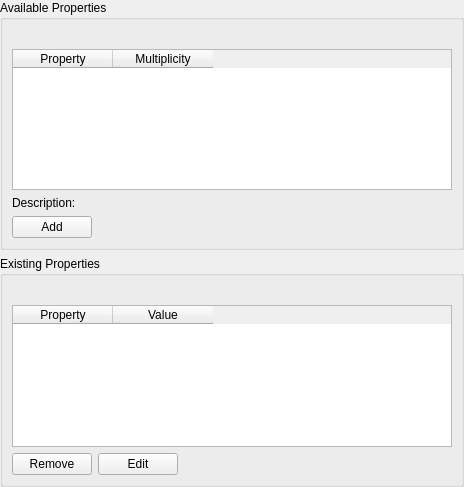
<?xml version="1.0" encoding="UTF-8"?>
<ui version="4.0">
 <class>CreateFeaturePropertiesPage</class>
 <widget class="QWidget" name="CreateFeaturePropertiesPage">
  <property name="geometry">
   <rect>
    <x>0</x>
    <y>0</y>
    <width>464</width>
    <height>487</height>
   </rect>
  </property>
  <property name="windowTitle">
   <string>Form</string>
  </property>
  <layout class="QVBoxLayout" name="verticalLayout">
   <property name="margin">
    <number>0</number>
   </property>
   <item>
    <widget class="QGroupBox" name="available_properties_group_box">
     <property name="sizePolicy">
      <sizepolicy hsizetype="Preferred" vsizetype="Expanding">
       <horstretch>0</horstretch>
       <verstretch>0</verstretch>
      </sizepolicy>
     </property>
     <property name="title">
      <string>Available Properties</string>
     </property>
     <layout class="QVBoxLayout" name="verticalLayout_3">
      <item>
       <widget class="QLabel" name="available_properties_label">
        <property name="text">
         <string/>
        </property>
       </widget>
      </item>
      <item>
       <layout class="QVBoxLayout" name="available_properties_layout">
        <item>
         <widget class="QTableWidget" name="available_properties_table_widget">
          <property name="sizePolicy">
           <sizepolicy hsizetype="Expanding" vsizetype="Expanding">
            <horstretch>0</horstretch>
            <verstretch>0</verstretch>
           </sizepolicy>
          </property>
          <property name="selectionMode">
           <enum>QAbstractItemView::SingleSelection</enum>
          </property>
          <property name="selectionBehavior">
           <enum>QAbstractItemView::SelectRows</enum>
          </property>
          <property name="verticalScrollMode">
           <enum>QAbstractItemView::ScrollPerPixel</enum>
          </property>
          <property name="horizontalScrollMode">
           <enum>QAbstractItemView::ScrollPerPixel</enum>
          </property>
          <attribute name="horizontalHeaderHighlightSections">
           <bool>false</bool>
          </attribute>
          <attribute name="horizontalHeaderStretchLastSection">
           <bool>false</bool>
          </attribute>
          <attribute name="verticalHeaderVisible">
           <bool>false</bool>
          </attribute>
          <column>
           <property name="text">
            <string>Property</string>
           </property>
          </column>
          <column>
           <property name="text">
            <string>Multiplicity</string>
           </property>
          </column>
         </widget>
        </item>
        <item>
         <widget class="QWidget" name="property_description_widget" native="true">
          <layout class="QHBoxLayout" name="property_description_layout">
           <property name="margin">
            <number>0</number>
           </property>
           <item>
            <widget class="QLabel" name="property_description_label">
             <property name="text">
              <string>Description:</string>
             </property>
            </widget>
           </item>
           <item>
            <widget class="QWidget" name="property_description_placeholder_widget" native="true"/>
           </item>
          </layout>
         </widget>
        </item>
        <item>
         <layout class="QHBoxLayout" name="add_property_layout">
          <item>
           <widget class="QPushButton" name="add_property_button">
            <property name="text">
             <string>Add</string>
            </property>
            <property name="icon">
             <iconset resource="../qt-resources/qt_widgets.qrc">
              <normaloff>:/tango_list_add_16.png</normaloff>:/tango_list_add_16.png</iconset>
            </property>
           </widget>
          </item>
          <item>
           <spacer name="add_property_spacer">
            <property name="orientation">
             <enum>Qt::Horizontal</enum>
            </property>
            <property name="sizeHint" stdset="0">
             <size>
              <width>40</width>
              <height>20</height>
             </size>
            </property>
           </spacer>
          </item>
         </layout>
        </item>
       </layout>
      </item>
     </layout>
    </widget>
   </item>
   <item>
    <widget class="QGroupBox" name="existing_properties_group_box">
     <property name="title">
      <string>Existing Properties</string>
     </property>
     <layout class="QVBoxLayout" name="verticalLayout_4">
      <item>
       <widget class="QLabel" name="existing_properties_label">
        <property name="text">
         <string/>
        </property>
       </widget>
      </item>
      <item>
       <layout class="QVBoxLayout" name="existing_properties_layout">
        <item>
         <widget class="QTableWidget" name="existing_properties_table_widget">
          <property name="sizePolicy">
           <sizepolicy hsizetype="Expanding" vsizetype="Preferred">
            <horstretch>0</horstretch>
            <verstretch>0</verstretch>
           </sizepolicy>
          </property>
          <property name="selectionMode">
           <enum>QAbstractItemView::SingleSelection</enum>
          </property>
          <property name="selectionBehavior">
           <enum>QAbstractItemView::SelectRows</enum>
          </property>
          <property name="verticalScrollMode">
           <enum>QAbstractItemView::ScrollPerPixel</enum>
          </property>
          <property name="horizontalScrollMode">
           <enum>QAbstractItemView::ScrollPerPixel</enum>
          </property>
          <attribute name="horizontalHeaderHighlightSections">
           <bool>false</bool>
          </attribute>
          <attribute name="horizontalHeaderStretchLastSection">
           <bool>false</bool>
          </attribute>
          <attribute name="verticalHeaderVisible">
           <bool>false</bool>
          </attribute>
          <column>
           <property name="text">
            <string>Property</string>
           </property>
          </column>
          <column>
           <property name="text">
            <string>Value</string>
           </property>
          </column>
         </widget>
        </item>
        <item>
         <layout class="QHBoxLayout" name="existing_properties_buttons_layout">
          <item>
           <widget class="QPushButton" name="remove_property_button">
            <property name="text">
             <string>Remove</string>
            </property>
            <property name="icon">
             <iconset resource="../qt-resources/qt_widgets.qrc">
              <normaloff>:/tango_list_remove_16.png</normaloff>:/tango_list_remove_16.png</iconset>
            </property>
           </widget>
          </item>
          <item>
           <widget class="QPushButton" name="edit_property_button">
            <property name="sizePolicy">
             <sizepolicy hsizetype="Preferred" vsizetype="Preferred">
              <horstretch>0</horstretch>
              <verstretch>0</verstretch>
             </sizepolicy>
            </property>
            <property name="text">
             <string>Edit</string>
            </property>
           </widget>
          </item>
          <item>
           <spacer name="existing_properties_buttons_spacer">
            <property name="orientation">
             <enum>Qt::Horizontal</enum>
            </property>
            <property name="sizeHint" stdset="0">
             <size>
              <width>40</width>
              <height>20</height>
             </size>
            </property>
           </spacer>
          </item>
         </layout>
        </item>
       </layout>
      </item>
     </layout>
    </widget>
   </item>
  </layout>
 </widget>
 <resources>
  <include location="../qt-resources/qt_widgets.qrc"/>
 </resources>
 <connections/>
</ui>
